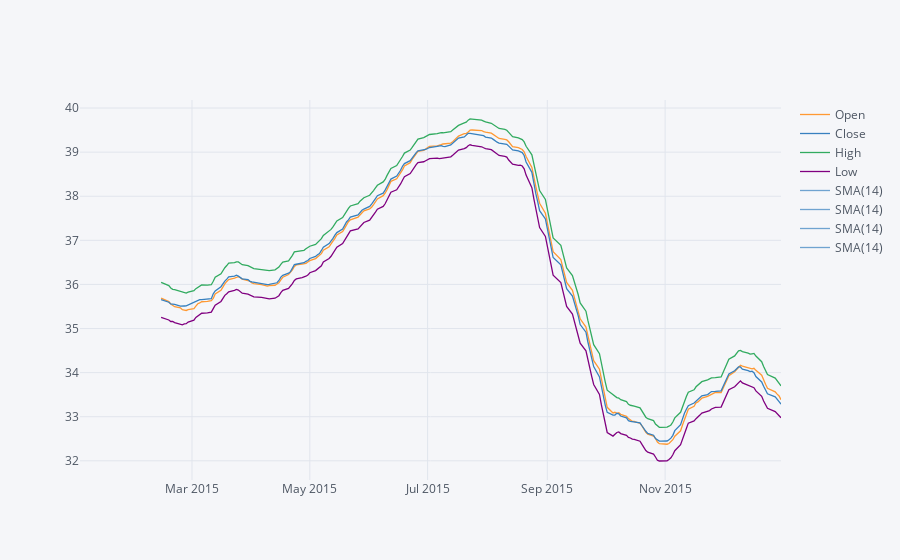

Here is the notebook cell this chart was saved with:
### Markdown cell above
**Creating a Simple Moving Averages plot of Morgan Stanley for the year 2015.**

### Code cell
MS[['Open','Close','High','Low']]['2015-01-01':'2015-12-31'].rolling(window=30).mean().ta_plot(study='sma')

### Figure 1 — Plotly figure (JSON) as saved in the notebook; plotly's stock layout.template omitted (floating-point values rounded to 4 significant figures; data arrays with more than 128 entries replaced by an {"elided": "..."} marker saying what was removed)
{"data": [{"line": {"color": "rgba(255, 153, 51, 1.0)", "dash": "solid", "shape": "linear", "width": 1.3}, "mode": "lines", "name": "Open", "text": "", "type": "scatter", "x": {"elided": "252 str values"}, "y": {"elided": "252 mixed values"}}, {"line": {"color": "rgba(55, 128, 191, 1.0)", "dash": "solid", "shape": "linear", "width": 1.3}, "mode": "lines", "name": "Close", "text": "", "type": "scatter", "x": {"elided": "252 str values"}, "y": {"elided": "252 mixed values"}}, {"line": {"color": "rgba(50, 171, 96, 1.0)", "dash": "solid", "shape": "linear", "width": 1.3}, "mode": "lines", "name": "High", "text": "", "type": "scatter", "x": {"elided": "252 str values"}, "y": {"elided": "252 mixed values"}}, {"line": {"color": "rgba(128, 0, 128, 1.0)", "dash": "solid", "shape": "linear", "width": 1.3}, "mode": "lines", "name": "Low", "text": "", "type": "scatter", "x": {"elided": "252 str values"}, "y": {"elided": "252 mixed values"}}, {"line": {"color": "rgba(55, 128, 191, 0.7)", "dash": "solid", "shape": "linear", "width": 1.3}, "mode": "lines", "name": "SMA(14)", "text": "", "type": "scatter", "x": {"elided": "252 str values"}, "y": {"elided": "252x4 mixed values"}}, {"line": {"color": "rgba(55, 128, 191, 0.7)", "dash": "solid", "shape": "linear", "width": 1.3}, "mode": "lines", "name": "SMA(14)", "text": "", "type": "scatter", "x": {"elided": "252 str values"}, "y": {"elided": "252x4 mixed values"}}, {"line": {"color": "rgba(55, 128, 191, 0.7)", "dash": "solid", "shape": "linear", "width": 1.3}, "mode": "lines", "name": "SMA(14)", "text": "", "type": "scatter", "x": {"elided": "252 str values"}, "y": {"elided": "252x4 mixed values"}}, {"line": {"color": "rgba(55, 128, 191, 0.7)", "dash": "solid", "shape": "linear", "width": 1.3}, "mode": "lines", "name": "SMA(14)", "text": "", "type": "scatter", "x": {"elided": "252 str values"}, "y": {"elided": "252x4 mixed values"}}], "layout": {"legend": {"bgcolor": "#F5F6F9", "font": {"color": "#4D5663"}}, "paper_bgcolor": "#F5F6F9", "plot_bgcolor": "#F5F6F9", "title": {"font": {"color": "#4D5663"}}, "xaxis": {"gridcolor": "#E1E5ED", "showgrid": true, "tickfont": {"color": "#4D5663"}, "title": {"font": {"color": "#4D5663"}, "text": ""}, "zerolinecolor": "#E1E5ED"}, "yaxis": {"gridcolor": "#E1E5ED", "showgrid": true, "tickfont": {"color": "#4D5663"}, "title": {"font": {"color": "#4D5663"}, "text": ""}, "zerolinecolor": "#E1E5ED"}}}
